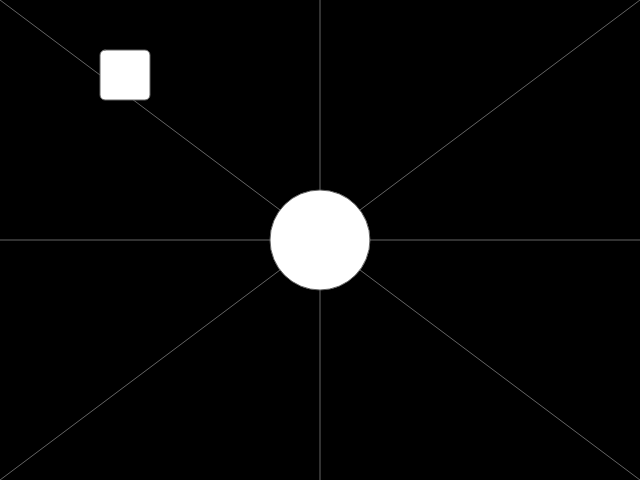
Frame 1 (no input)
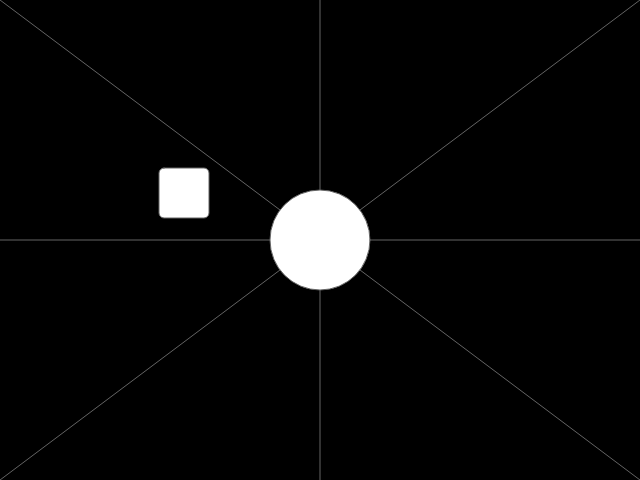
Frame 60 (no input)
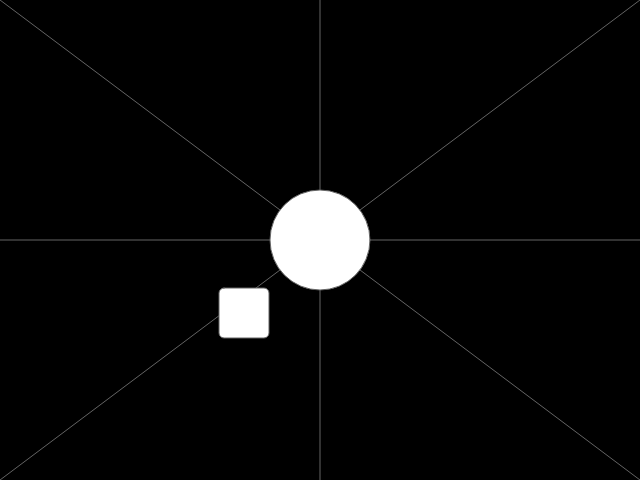
Frame 120 (the mouse pressed at the canvas centre since frame 60)

The p5.js sketch that drew these frames (run headless with seeded random() and noise() and a simulated clock; from frame 60 on, the mouse is pressed at the canvas centre):

// p5.js sketch
// ── sketch.js
var X = [];
var Y = [];
var posX = 100;
var posY = 50;
var sizeX = 50;
var sizeY = 50;
var canvasX = 640;
var canvasY = 480;
var dirX = true;
var dirY = true;

for (var i = 0; i < canvasX; i++)
{
	X[i] = 0;
}
for (var i = 0; i < canvasY; i++)
{
	Y[i] = 0;
}

function setup()
{
	createCanvas(canvasX,canvasY);
	frameRate(60);
//	background(0);
}

function draw()
{
	background(0);
	stroke(100);
	line(0, 0, width, height);
	line(width, 0, 0, height);
	line(0, height/2, width, height/2);
	line(width/2, 0, width/2, height);
	ellipse(width/2, height/2, sizeX*2, sizeX*2);
	rect(posX, posY, sizeX, sizeY, 5);
	moveBlock();
}

function moveBlock()
{
	if (dirY)
		posY = posY+2;
	else
		posY = posY-2;
	
	if (dirX)
		posX++;
	else
		posX--;
	
	if (posX > width-sizeX)
		dirX = false;
	else if (posX <= 0)
		dirX = true;
	
	if (posY > height-sizeY)
		dirY = false;
	else if (posY <= 0)
		dirY = true;
}
